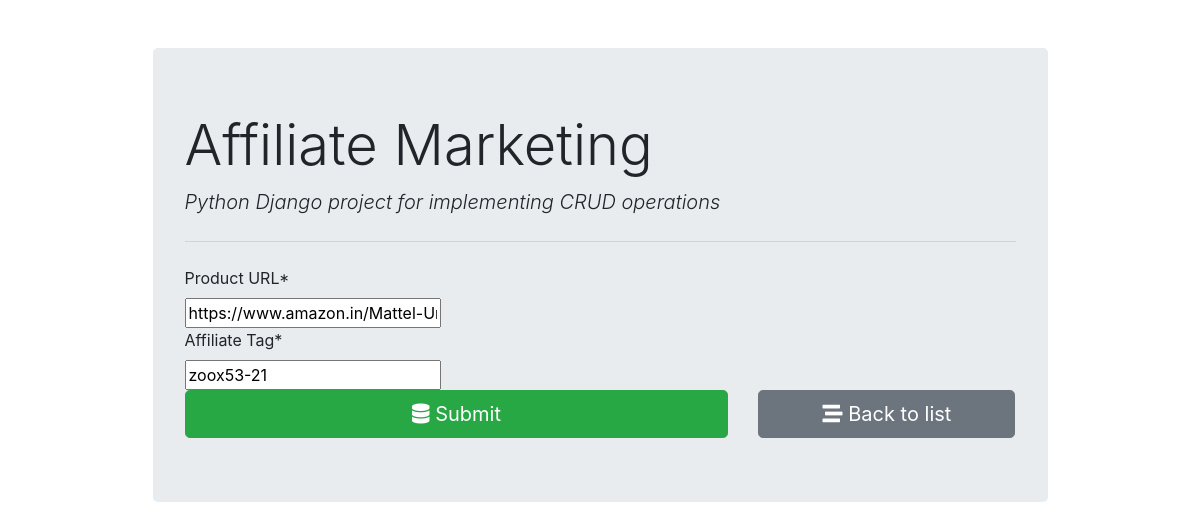
/4/, run on an earlier commit of the app's database.
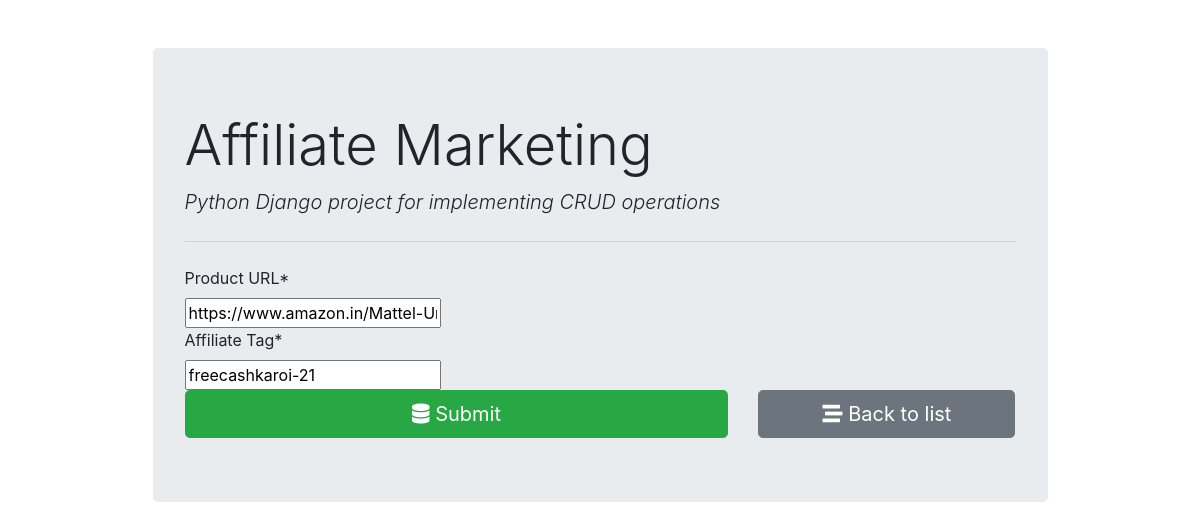
And on a later commit of the database.
### affiliate_marketing/models.py (models this page shows)
class Products(models.Model):
    product_url = models.CharField(max_length=200)
    affiliate_tag = models.CharField(max_length=200)
    def _get_product_name(self):
        "Returns the person's full name."
        link = self.product_url.split("/")
        return link[3]
    def _get_website(self):
        "Returns the person's full name."
        link = self.product_url.split("/")
        return link[2].split(".")[1].title()
    website = property(_get_website)
    def _get_aff_link(self):
        "Returns the person's full name."
        if self.website=="Amazon":
            aff_link = '{0}&tag={1}'.format(self.product_url,self.affiliate_tag)
        elif self.website=="Flipkart":
            aff_link = '{0}&affid={1}'.format(self.product_url, self.affiliate_tag)
        return aff_link
    product_name = property(_get_product_name)
    affiliate_url = property(_get_aff_link)

### affiliate_marketing/views.py (the view, shortened to what this page needs)
# urls.py: path('', views.product_form,name='product_insert'), # get and post req. for insert operation
def product_form(request, id=0):
    if request.method == "GET":
        if id == 0:
            form = ProductForm()
        else:
            product = Products.objects.get(pk=id)
            form = ProductForm(instance=product)
        return render(request, "amazon_affiliate/affiliate_form.html", {'form': form})

### affiliate_marketing/forms.py
class ProductForm(forms.ModelForm):
    class Meta:
        model = Products
        fields = ('product_url','affiliate_tag')
        labels = {
            'product_url':'Product URL',
            'affiliate_tag':'Affiliate Tag'
        }
    def __init__(self, *args, **kwargs):
        super(ProductForm,self).__init__(*args, **kwargs)

### affiliate_marketing/templates/amazon_affiliate/affiliate_form.html (shortened to what this page needs)
{% extends "amazon_affiliate/base.html" %}
{% load crispy_forms_tags %}
{% block content %}
<form action="" method="post" autocomplete="off">
    {{form.product_url|as_crispy_field}}
    {{form.affiliate_tag|as_crispy_field}}
    <div class="row">
        <div class="col-md-8">
            <button type="submit" class="btn btn-success btn-block btn-lg"><i class="fas fa-database"></i>
                Submit</button>
        </div>
        <div class="col-md-4">
            <a href="{% url 'product_list' %}" class="btn btn-secondary btn-block btn-lg">
                <i class="fas fa-stream"></i> Back to list
            </a>
        </div>
    </div>
</form>
{% endblock content %}

What changed in the data, as far as the page shows it:
changed Products: affiliate_tag "zoox53-21" → "freecashkaroi-21"
